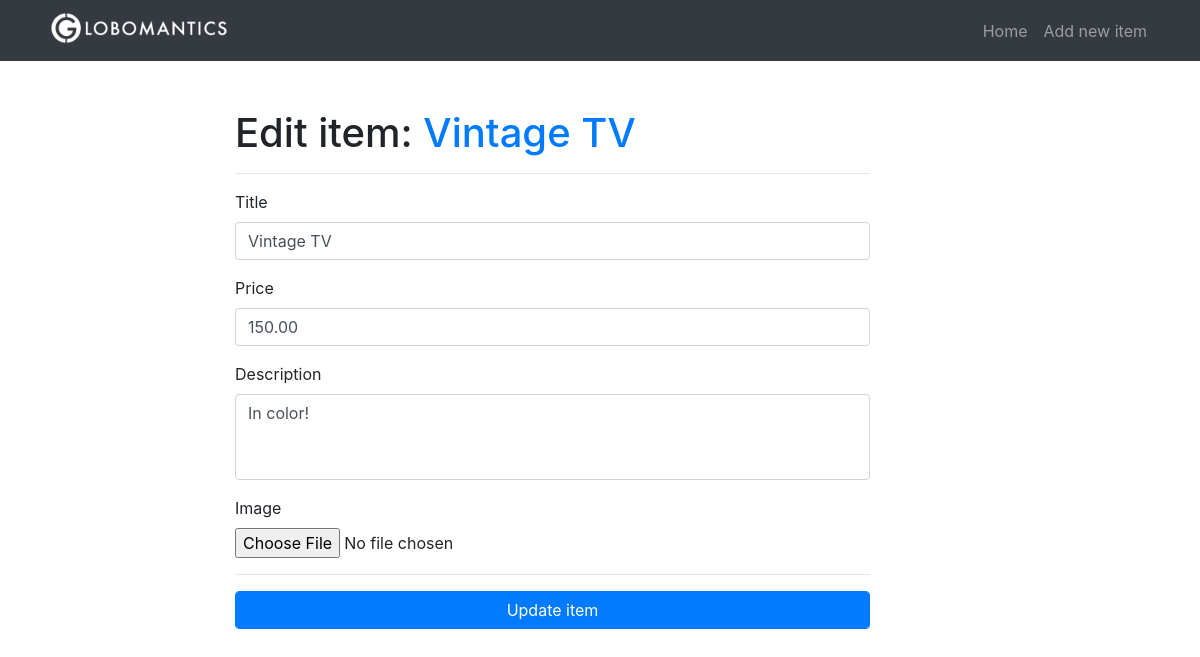
Screenshot of /item/3/edit with the database file from the repository.
### tables this page shows
CREATE TABLE items(
                    id              INTEGER PRIMARY KEY AUTOINCREMENT,
                    title           TEXT,
                    description     TEXT,
                    price           REAL,
                    image           TEXT,
                    category_id     INTEGER,
                    subcategory_id  INTEGER,
                    FOREIGN KEY(category_id) REFERENCES categories(id),
                    FOREIGN KEY(subcategory_id) REFERENCES subcategories(id)
);

### app.py (the view, shortened to what this page needs)
@app.route("/item/<int:item_id>/edit", methods=["GET", "POST"])
def edit_item(item_id):
    conn = get_db()
    c = conn.cursor()
    item_from_db = c.execute("SELECT * FROM items WHERE id = ?", (item_id,))
    row = c.fetchone()
    try:
        item = {
            "id": row[0],
            "title": row[1],
            "description": row[2],
            "price": row[3],
            "image": row[4]
        }
    except:
        item = dict()
    if item:
        form = EditItemForm()
        print('before validate_on_submit')
        print('after validate_on_submit')
        form.title.data = item['title']
        form.description.data = item['description']
        form.price.data = item['price']
        if form.errors:
            flash(f"{form.errors}", "danger")
        return render_template("edit_item.html", item=item, form=form)
    return redirect(url_for('home'))

### app.py
class EditItemForm(ItemForm):
    submit = SubmitField("Update item")

### app.py (called while the page is built)
def get_db():
    db = getattr(g, '_database', None)
    if db is None:
        db = g._database = sqlite3.connect('db/globomantics.db')
    return db

@app.teardown_appcontext
def close_connection(exception):
    db = getattr(g, "_database", None)
    if db is not None:
        db.close()

### templates/edit_item.html (shortened to what this page needs)
{% extends 'base.html' %}
{% set active_page = 'edit_item' %}
{% block content %}
<div class="row">
    <div class="col-lg-7 offset-lg-2 my-5">
        <h1>
            Edit item: <a href="{{ url_for('edit_item', item_id=item.id) }}">{{ item.title }}</a>
        </h1><hr>
        <form method="post" action="{{ url_for('edit_item', item_id=item.id) }}" enctype="multipart/form-data">
            <div class="form-group">
                {{ form.title.label }}
                {{ form.title(class="form-control") }}
            </div>
            <div class="form-group">
                {{ form.price.label }}
                {{ form.price(class="form-control") }}
            </div>
            <div class="form-group">
                {{ form.description.label }}
                {{ form.description(class="form-control", rows="3") }}
            </div>
            <div class="form-group">
                {{ form.image.label }}<br>
                {{ form.image }}
            </div>
            <hr>
            {{ form.submit(class="btn btn-primary form-control") }}
        </form>
    </div>
</div>
{% endblock %}

### static/css/style.css (style rules this page uses)
textarea { resize: none; }

### rows the page displays
items: title "Vintage TV", price "150.00", description "In color!"
